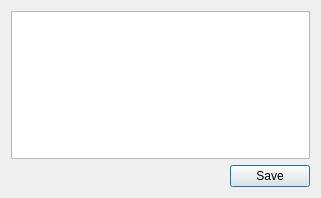
<?xml version="1.0" encoding="UTF-8"?>
<ui version="4.0">
 <class>NewWord</class>
 <widget class="QDialog" name="NewWord">
  <property name="geometry">
   <rect>
    <x>0</x>
    <y>0</y>
    <width>321</width>
    <height>198</height>
   </rect>
  </property>
  <property name="windowTitle">
   <string>Dialog</string>
  </property>
  <layout class="QGridLayout" name="gridLayout">
   <item row="0" column="0" colspan="2">
    <widget class="QTextEdit" name="textEdit"/>
   </item>
   <item row="1" column="0">
    <spacer name="horizontalSpacer">
     <property name="orientation">
      <enum>Qt::Horizontal</enum>
     </property>
     <property name="sizeHint" stdset="0">
      <size>
       <width>209</width>
       <height>20</height>
      </size>
     </property>
    </spacer>
   </item>
   <item row="1" column="1">
    <widget class="QPushButton" name="saveButton">
     <property name="text">
      <string>Save</string>
     </property>
    </widget>
   </item>
  </layout>
 </widget>
 <resources/>
 <connections/>
</ui>
